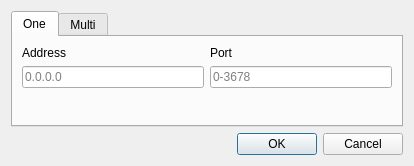
<?xml version="1.0" encoding="UTF-8"?>
<ui version="4.0">
 <class>Dialog</class>
 <widget class="QDialog" name="Dialog">
  <property name="geometry">
   <rect>
    <x>0</x>
    <y>0</y>
    <width>414</width>
    <height>166</height>
   </rect>
  </property>
  <property name="windowTitle">
   <string>Debug add client</string>
  </property>
  <layout class="QVBoxLayout" name="verticalLayout">
   <item>
    <widget class="QTabWidget" name="tabWidget">
     <property name="enabled">
      <bool>true</bool>
     </property>
     <property name="currentIndex">
      <number>0</number>
     </property>
     <widget class="QWidget" name="tab">
      <attribute name="title">
       <string>One</string>
      </attribute>
      <layout class="QVBoxLayout" name="verticalLayout_2">
       <item>
        <layout class="QGridLayout" name="gridLayout_2">
         <item row="0" column="0">
          <widget class="QLabel" name="label">
           <property name="layoutDirection">
            <enum>Qt::LeftToRight</enum>
           </property>
           <property name="text">
            <string>Address</string>
           </property>
          </widget>
         </item>
         <item row="1" column="1">
          <widget class="QLineEdit" name="lineEdit_2">
           <property name="placeholderText">
            <string>0-3678</string>
           </property>
          </widget>
         </item>
         <item row="1" column="0">
          <widget class="QLineEdit" name="lineEdit">
           <property name="placeholderText">
            <string>0.0.0.0</string>
           </property>
          </widget>
         </item>
         <item row="0" column="1">
          <widget class="QLabel" name="label_2">
           <property name="layoutDirection">
            <enum>Qt::LeftToRight</enum>
           </property>
           <property name="text">
            <string>Port</string>
           </property>
          </widget>
         </item>
        </layout>
       </item>
       <item>
        <spacer name="verticalSpacer">
         <property name="orientation">
          <enum>Qt::Vertical</enum>
         </property>
         <property name="sizeHint" stdset="0">
          <size>
           <width>20</width>
           <height>40</height>
          </size>
         </property>
        </spacer>
       </item>
      </layout>
     </widget>
     <widget class="QWidget" name="tab_2">
      <attribute name="title">
       <string>Multi</string>
      </attribute>
      <layout class="QVBoxLayout" name="verticalLayout_3">
       <item>
        <widget class="QLineEdit" name="lineEdit_3">
         <property name="placeholderText">
          <string>0.0.0.0/xx</string>
         </property>
        </widget>
       </item>
      </layout>
     </widget>
    </widget>
   </item>
   <item>
    <widget class="QDialogButtonBox" name="buttonBox">
     <property name="orientation">
      <enum>Qt::Horizontal</enum>
     </property>
     <property name="standardButtons">
      <set>QDialogButtonBox::Cancel|QDialogButtonBox::Ok</set>
     </property>
    </widget>
   </item>
  </layout>
 </widget>
 <resources/>
 <connections>
  <connection>
   <sender>buttonBox</sender>
   <signal>accepted()</signal>
   <receiver>Dialog</receiver>
   <slot>accept()</slot>
   <hints>
    <hint type="sourcelabel">
     <x>248</x>
     <y>254</y>
    </hint>
    <hint type="destinationlabel">
     <x>157</x>
     <y>274</y>
    </hint>
   </hints>
  </connection>
  <connection>
   <sender>buttonBox</sender>
   <signal>rejected()</signal>
   <receiver>Dialog</receiver>
   <slot>reject()</slot>
   <hints>
    <hint type="sourcelabel">
     <x>316</x>
     <y>260</y>
    </hint>
    <hint type="destinationlabel">
     <x>286</x>
     <y>274</y>
    </hint>
   </hints>
  </connection>
 </connections>
</ui>
